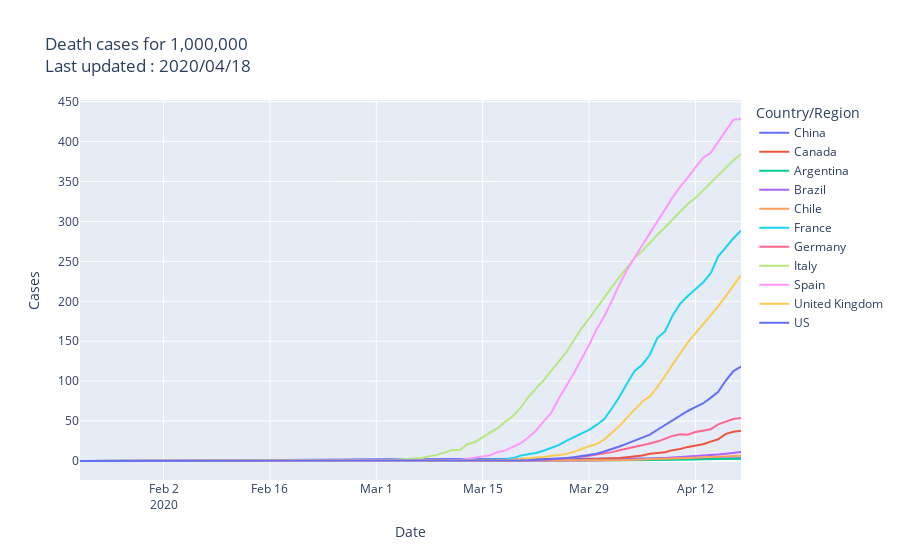

The code cell stored with this chart in its notebook:
### Code cell
death_norm = normalize(death,n) 
#death_norm.plot(title=title) 
plot_with_plotly(death_norm,meta)
